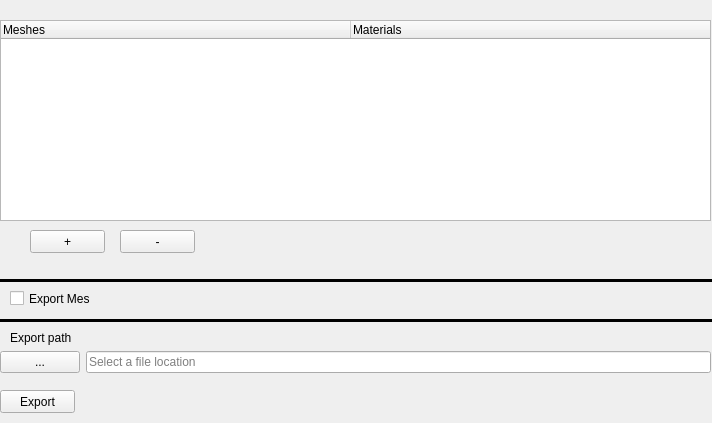
<?xml version="1.0" encoding="UTF-8"?>
<ui version="4.0">
 <class>CoronaToClarisse</class>
 <widget class="QWidget" name="CoronaToClarisse">
  <property name="geometry">
   <rect>
    <x>0</x>
    <y>0</y>
    <width>712</width>
    <height>423</height>
   </rect>
  </property>
  <property name="sizePolicy">
   <sizepolicy hsizetype="Preferred" vsizetype="Preferred">
    <horstretch>0</horstretch>
    <verstretch>0</verstretch>
   </sizepolicy>
  </property>
  <property name="windowTitle">
   <string>CoronaToClarisse</string>
  </property>
  <widget class="QWidget" name="horizontalLayoutWidget">
   <property name="geometry">
    <rect>
     <x>0</x>
     <y>350</y>
     <width>711</width>
     <height>25</height>
    </rect>
   </property>
   <layout class="QHBoxLayout" name="horizontalLayout">
    <item>
     <widget class="QPushButton" name="pushButtonBrowse">
      <property name="text">
       <string>...</string>
      </property>
     </widget>
    </item>
    <item>
     <widget class="QLineEdit" name="lineEdit">
      <property name="placeholderText">
       <string>Select a file location</string>
      </property>
     </widget>
    </item>
   </layout>
  </widget>
  <widget class="Line" name="line">
   <property name="geometry">
    <rect>
     <x>-10</x>
     <y>310</y>
     <width>731</width>
     <height>21</height>
    </rect>
   </property>
   <property name="frameShadow">
    <enum>QFrame::Plain</enum>
   </property>
   <property name="lineWidth">
    <number>3</number>
   </property>
   <property name="orientation">
    <enum>Qt::Horizontal</enum>
   </property>
  </widget>
  <widget class="QLabel" name="label">
   <property name="geometry">
    <rect>
     <x>10</x>
     <y>330</y>
     <width>351</width>
     <height>16</height>
    </rect>
   </property>
   <property name="text">
    <string notr="true">Export path</string>
   </property>
  </widget>
  <widget class="QWidget" name="horizontalLayoutWidget_2">
   <property name="geometry">
    <rect>
     <x>0</x>
     <y>20</y>
     <width>711</width>
     <height>201</height>
    </rect>
   </property>
   <layout class="QHBoxLayout" name="horizontalLayout_2">
    <item>
     <widget class="QTreeWidget" name="treeWidget">
      <property name="lineWidth">
       <number>1</number>
      </property>
      <property name="midLineWidth">
       <number>0</number>
      </property>
      <property name="alternatingRowColors">
       <bool>false</bool>
      </property>
      <property name="selectionMode">
       <enum>QAbstractItemView::ExtendedSelection</enum>
      </property>
      <property name="indentation">
       <number>20</number>
      </property>
      <property name="uniformRowHeights">
       <bool>false</bool>
      </property>
      <property name="columnCount">
       <number>2</number>
      </property>
      <attribute name="headerCascadingSectionResizes">
       <bool>false</bool>
      </attribute>
      <attribute name="headerDefaultSectionSize">
       <number>350</number>
      </attribute>
      <column>
       <property name="text">
        <string>Meshes</string>
       </property>
      </column>
      <column>
       <property name="text">
        <string>Materials</string>
       </property>
      </column>
     </widget>
    </item>
   </layout>
  </widget>
  <widget class="QPushButton" name="pushButtonAddObjects">
   <property name="geometry">
    <rect>
     <x>30</x>
     <y>230</y>
     <width>75</width>
     <height>23</height>
    </rect>
   </property>
   <property name="text">
    <string>+</string>
   </property>
  </widget>
  <widget class="QPushButton" name="pushButtonRemoveObjects">
   <property name="geometry">
    <rect>
     <x>120</x>
     <y>230</y>
     <width>75</width>
     <height>23</height>
    </rect>
   </property>
   <property name="text">
    <string>-</string>
   </property>
  </widget>
  <widget class="QPushButton" name="pushButtonExport">
   <property name="geometry">
    <rect>
     <x>0</x>
     <y>390</y>
     <width>75</width>
     <height>23</height>
    </rect>
   </property>
   <property name="text">
    <string>Export</string>
   </property>
  </widget>
  <widget class="Line" name="line_2">
   <property name="geometry">
    <rect>
     <x>-10</x>
     <y>270</y>
     <width>731</width>
     <height>21</height>
    </rect>
   </property>
   <property name="frameShadow">
    <enum>QFrame::Plain</enum>
   </property>
   <property name="lineWidth">
    <number>3</number>
   </property>
   <property name="orientation">
    <enum>Qt::Horizontal</enum>
   </property>
  </widget>
  <widget class="QCheckBox" name="checkBox">
   <property name="geometry">
    <rect>
     <x>10</x>
     <y>290</y>
     <width>81</width>
     <height>17</height>
    </rect>
   </property>
   <property name="text">
    <string>Export Mesh</string>
   </property>
  </widget>
 </widget>
 <resources/>
 <connections/>
</ui>
